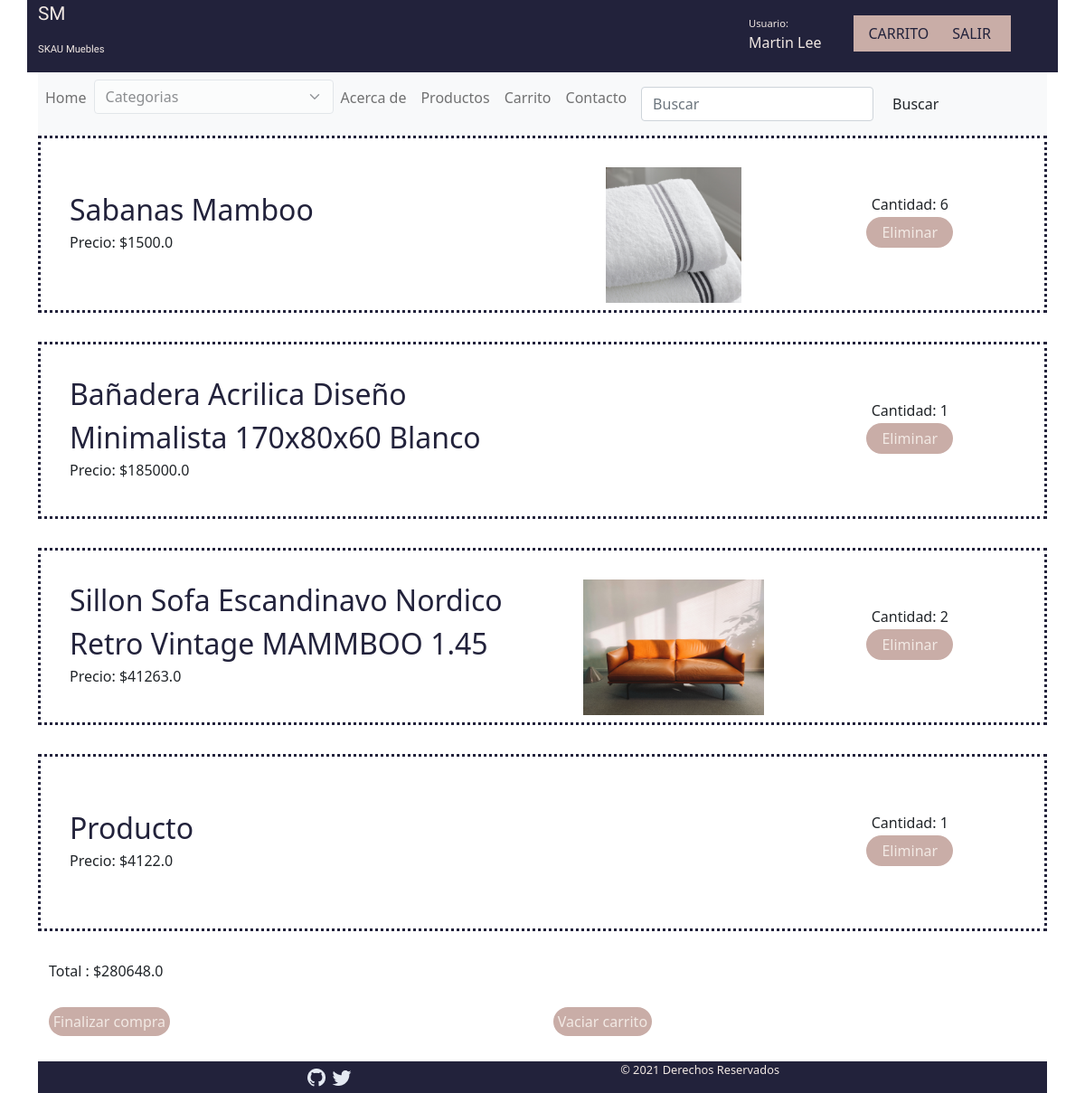
The page /carrito/ (signed in) on the database as committed earlier.
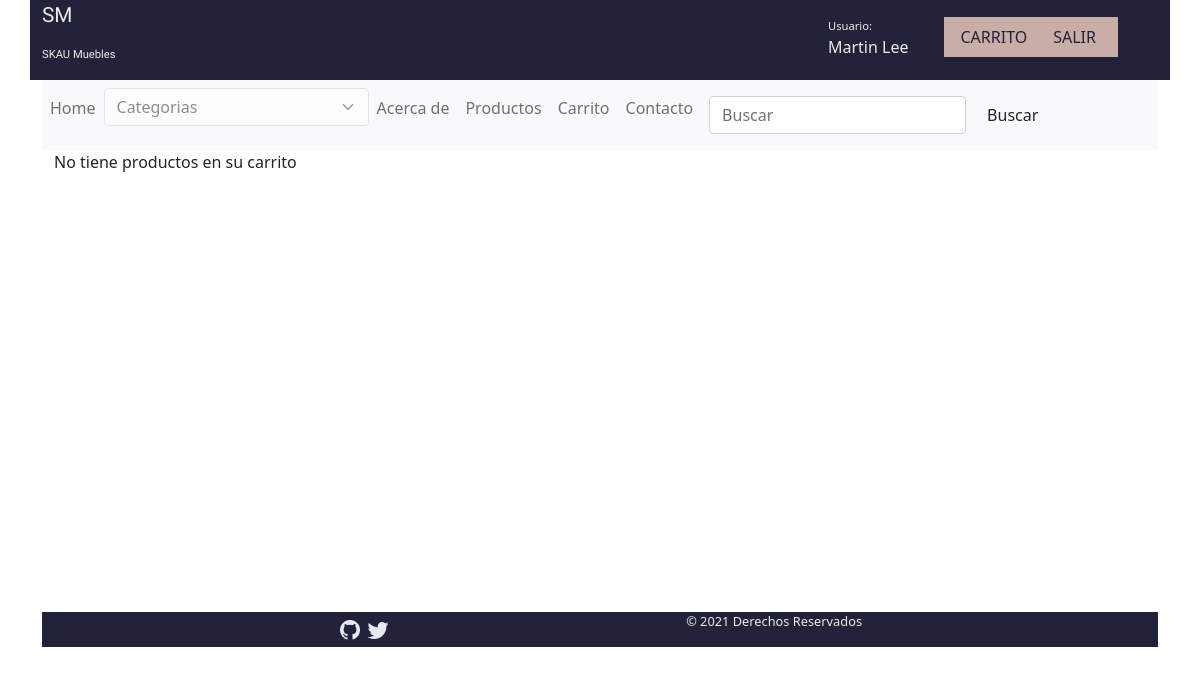
The same page on the database as committed later.
### CARRITO/models.py (models this page shows, shortened)
class Carrito(models.Model):
    usuario = models.ForeignKey(User, on_delete=models.CASCADE, related_name='usuario')
    productos = models.ForeignKey(Producto, on_delete=models.CASCADE,related_name="carrito")
    cantidad =  models.IntegerField()
    class Meta:
        verbose_name='Carrito'

class Producto(models.Model):
    titulo =  models.CharField(max_length=200)
    imagenProducto =  models.ImageField(upload_to='productos',blank = True, null = True)
    descripcion = models.CharField(max_length=254)
    precio =  models.FloatField()
    categoria = models.ForeignKey(Categoria,on_delete= models.CASCADE, null=False)
    created =  models.DateTimeField(auto_now_add=True)
    updated =  models.DateTimeField(auto_now_add=True)

### CARRITO/views.py (the view)
# urls.py: path('carrito/', views.carrito, name='Carrito'),
@login_required(login_url='login')
def carrito(request):
    user = request.user
    id_user =  user.id
    productos =  Carrito.objects.filter(usuario_id = id_user).select_related('productos')
    total = 0
    for p in productos:
        producto = Producto.objects.get(pk = p.productos_id)
        total = total + (producto.precio* p.cantidad)
    if request.user.is_authenticated:
        return render(request,"carrito/carrito.html",{'carrito': productos, 'vacio':'No tiene productos en su carrito', 'total':total})
    else:
        return render(request,"carrito/carrito.html", {'vacio': 'No tiene productos en su carrito'})

### CARRITO/context_processors.py (called while the page is built)
def extras(request):
    categorias =  Categoria.objects.all()
    return {'categorias':categorias}

### CARRITO/templates/carrito/carrito.html (shortened to what this page needs)
{% extends "layout.html" %}
{% block content %}
    {% load static %}
    <div class="container">
    {% if carrito %}
                {% for pr in carrito %}
                        <div class="contenedor_de_productos row">
                            <div class=" col informacion col-sm-12 col-xs-12 col-md-6 col-lg-6">
                                <div class="titulo_producto"><a class='link_pr_carro' href="{% url 'verProducto' pr.productos.id %}">{{pr.productos.titulo}}</a></div>
                                <div class="info_de_producto">Precio: ${{pr.productos.precio}}</div>
                            </div>
                            <div class="col col_imagen col col-sm-12 col-xs-12 col-md-3 col-lg-3">
                                    <img class="imagen_producto" src="{{ pr.productos.imagenProducto.url }}" alt="" height="150px" width="auto" >
                            </div>
                            <div class="col col_imagen col col-sm-12 col-xs-12 col-md-3 col-lg-3">
                                <div class="info_de_producto">Cantidad: {{pr.cantidad}}</div>
                                <a class="link_producto" href="{% url 'EliminarDelCarrito' pr.productos.id %}">Eliminar</a>
                            </div>
                    </div>
                {%endfor%}
            <div><span>Total : $</span>{{total}}</div>
            <div class="row">
                <div class="col justify-content-center" style="margin-top: 2em;"><a class="link_producto " href="">Finalizar compra</a></div>
                <div class="col justify-content-center" style="margin-top: 2em;"><a class="link_producto " href="{% url 'vaciarCarrito' %}">Vaciar carrito</a></div>
            </div>
    {% else %}
            {{vacio}}
    {% endif %}
    </div>
{%endblock%}

Rows that differ between the two databases and show on the page:
removed Carrito: productos.titulo "Sabanas Mamboo", productos.precio "1500.0", productos.imagenProducto (picture), cantidad "6"
removed Carrito: productos.titulo "Bañadera Acrilica Diseño Minimalista 170x80x60 Blanco", productos.precio "185000.0", cantidad "1"
removed Carrito: productos.titulo "Sillon Sofa Escandinavo Nordico Retro Vintage MAMMBOO 1.45", productos.precio "41263.0", productos.imagenProducto (picture), cantidad "2"
removed Carrito: productos.titulo "Producto", productos.precio "4122.0", cantidad "1"
Other text that changed with them:
{{ vacio }}: (not shown) → "No tiene productos en su carrito"
{{ total }}: "280648.0" → (not shown)
text no longer shown: "Total : $ Finalizar compra Vaciar carrito"
